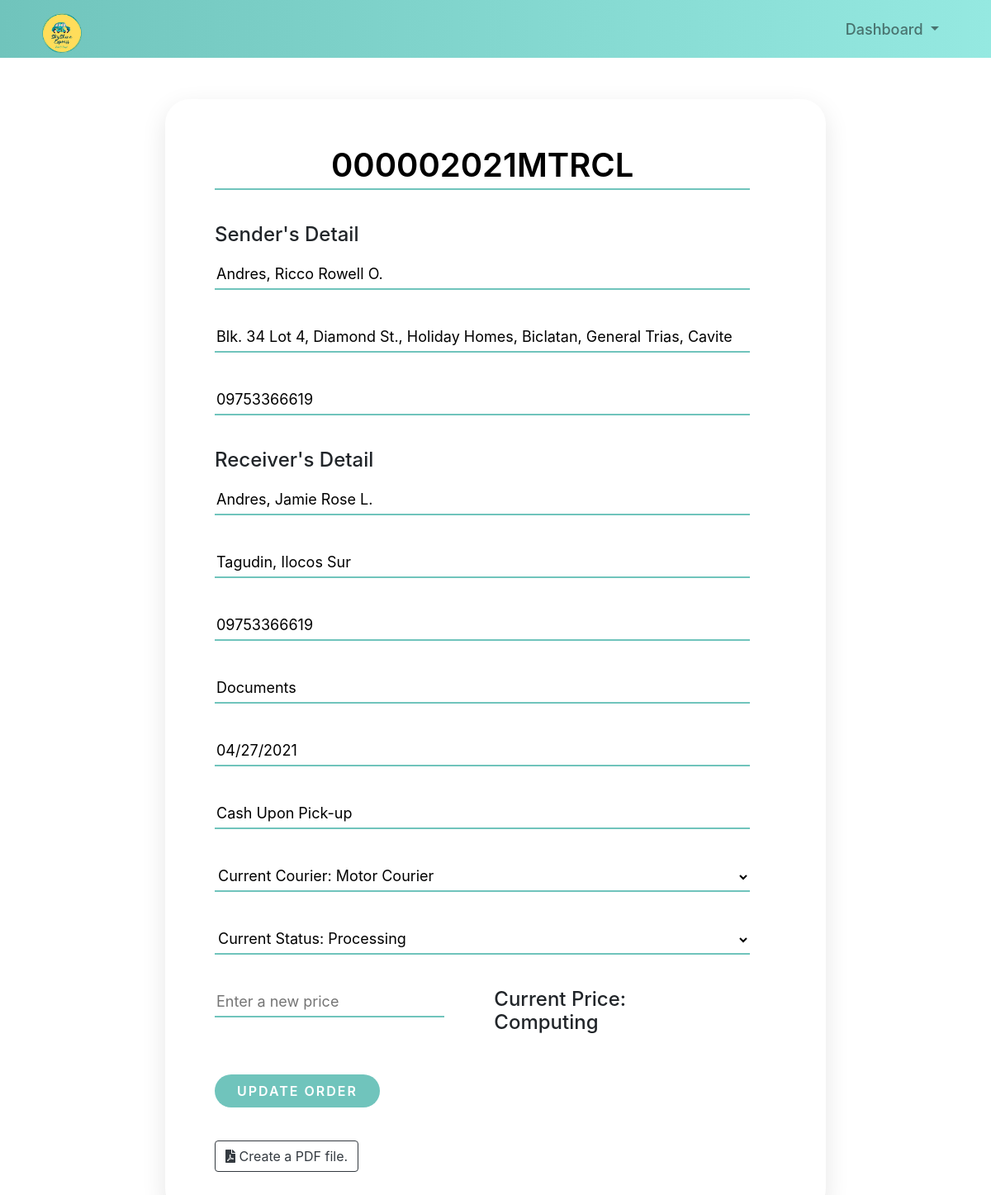
The app's page /urls/admin/updateRecord.php?receiptNo=000002021MTRCL with its own data.
### tables this page shows
CREATE TABLE `servicerep` (
  `sID` int(11) NOT NULL,
  `sFName` varchar(45) DEFAULT NULL,
  `sMI` varchar(2) DEFAULT NULL,
  `sLName` varchar(45) DEFAULT NULL,
  `sAddress` varchar(500) DEFAULT NULL,
  `sCNum` varchar(12) DEFAULT NULL,
  `rFName` varchar(45) DEFAULT NULL,
  `rMI` varchar(2) DEFAULT NULL,
  `rLName` varchar(45) DEFAULT NULL,
  `rAddress` varchar(500) DEFAULT NULL,
  `rCNum` varchar(12) DEFAULT NULL,
  `courier` varchar(45) DEFAULT NULL,
  `deliveryDate` varchar(45) DEFAULT NULL,
  `dateReceived` varchar(45) DEFAULT NULL,
  `packContent` text DEFAULT NULL,
  `modePayment` varchar(45) DEFAULT NULL,
  `status` varchar(100) DEFAULT NULL,
  `price` varchar(45) DEFAULT NULL,
  `receiptNo` varchar(45) DEFAULT NULL
);

### config/config.php (called while the page is built, shortened)
<?php
class Model{
    private $servername = "localhost";
    private $username = "root";
    private $password = "";
    private $dbname = "ssre_databse";
    private $conn;
    function __construct(){
        $this->conn = new mysqli($this->servername , $this->username , $this->password , $this->dbname);
        if($this->conn->connect_error){
            echo 'Connection Failed';
        }
        else {
            return $this->conn;
        }
    }
    public function displayOrderDetails($orderNumber){
        $sql = "SELECT * FROM servicerep WHERE receiptNo = '$orderNumber'";
        $result = $this->conn->query($sql);
        if($result->num_rows>0){
            while($row = $result->fetch_assoc()){
                $data[] = $row;
            }
            return $data;
        } else {
            return null;
        }
    }
    public function countNewOrders(){
        $sql = "SELECT COUNT(*) as allOrders FROM servicerep WHERE status = 'Processing' AND price = 'Computing'";
        $result = $this->conn->query($sql);
        if($result){
            $data = $result->fetch_assoc();
            return $data['allOrders'];
        }
        else{
            echo 'failed';
        }
    }
}

### urls/admin/updateRecord.php (the view, shortened to what this page needs)
<?php
    include '../../config/config.php';
    $task = new Model();
    $allNewOrders = $task->countNewOrders();
?>
<!DOCTYPE html>
<html lang="en">
<head>
    <link rel="stylesheet" href="../../css/updateRecord-style.css">
    <link rel="stylesheet" href="https://maxcdn.bootstrapcdn.com/bootstrap/4.0.0/css/bootstrap.min.css">
    <link rel="stylesheet" href="https://cdn.datatables.net/1.10.24/css/jquery.dataTables.min.css">
    <link rel="stylesheet" href="https://cdn.datatables.net/1.10.24/css/dataTables.bootstrap4.min.css">
    <link rel="stylesheet" href="https://cdnjs.cloudflare.com/ajax/libs/twitter-bootstrap/4.5.2/css/bootstrap.css">
    <link rel="stylesheet" href="https://pro.fontawesome.com/releases/v5.10.0/css/all.css"/>
</head>
<body>
    <section id="nav-bar">
        <nav class="navbar navbar-expand-lg navbar-light bg-light">
            <div class="container">
                <a class="navbar-brand" href="#">
                    <img src="../../css/img/Logo.png" alt="">
                </a>
                <div class="collapse navbar-collapse" id="navbarNavDropdown">
                    <ul class="navbar-nav ml-auto">
                        <li class="nav-item dropdown">
                            <a class="nav-link dropdown-toggle" href="#" id="navbarDropdownMenuLink" role="button" data-bs-toggle="dropdown" aria-expanded="false">
                              Dashboard
                            </a>
                    </ul>
                </div>
            </div>
        </nav>
    </section>
    <?php
        if(@$_GET['receiptNo']){
            $displayOrder = $task->displayOrderDetails($_GET['receiptNo']);
            if(!empty($displayOrder)){
                foreach($displayOrder as $data){
                    $order = $data['receiptNo'];
                    $status = $data['status'];
                    $modeOfPayment = $data['modePayment'];
                    $deliveryDate = $data['deliveryDate'];
                    $courier = $data['courier'];
                    $sName = $data['sLName'] . ', ' . $data['sFName'] . ' ' . $data['sMI'];
                    $sAddress = $data['sAddress'];
                    $sContact = $data['sCNum'];
                    $rName = $data['rLName'] . ', ' . $data['rFName'] . ' ' . $data['rMI'];
                    $rAddress = $data['rAddress'];
                    $rContact = $data['rCNum'];
                    $content = $data['packContent'];
                    $price = $data['price'];
    ?>
                    <section id="forms">
                        <form action="" method="post">
                            <div class="container">
                                <div class="contact-form row">
                                    <div class="form-field col-md-11">
                                        <input id="receiptNo" class="input-text" type="text" value="<?= $order ?>" name="receiptNo" readonly style="text-align: center; font-weight:600; font-size: 40px">
                                    </div>
                                    <div class="form-field col-md-11">
                                        <label for="#sName">
                                            <h4>Sender's Detail</h4>
                                        </label>
                                        <input id="sName" name="sName" class="input-text" type="text" value="<?= $sName ?>" required="" readonly>
                                    </div>
                                    <div class="form-field col-md-11">
                                        <input id="sAddress" name="sAddress" class="input-text" type="text" value="<?= $sAddress ?>" required="" readonly>
                                    </div>
                                    <div class="form-field col-md-11">
                                        <input id="sContact" name="sContact" class="input-text" type="text" value="<?= $sContact ?>" required="" readonly>
                                    </div>
                                    <div class="form-field col-md-11">
                                        <label for="#rName">
                                            <h4>Receiver's Detail</h4>
                                        </label>
                                        <input id="rName" name="rName" class="input-text" type="text" value="<?= $rName?>" required="" readonly>
                                    </div>
                                    <div class="form-field col-md-11">
                                        <input id="rAddress" name="rAddress" class="input-text" type="text" value="<?= $rAddress ?>" required="" readonly>
                                    </div>
                                    <div class="form-field col-md-11">
                                        <input id="rContact" name="rContact" class="input-text" type="text" value="<?= $rContact ?>" required="" readonly>
                                    </div>
                                    <div class="form-field col-md-11">
                                        <input id="package" name="package" class="input-text" type="text" value="<?= $content ?>" required="" readonly>
                                    </div>
                                    <div class="form-field col-md-11">
                                        <input id="dDate" name="dDate" class="input-text" type="text" value="<?= $deliveryDate ?>" required="" readonly>
                                    </div>
                                    <div class="form-field col-lg-11">
                                        <input id="modePayment" name="modePayment" class="input-text" type="text" value="<?= $modeOfPayment ?>" required="" readonly>
                                    </div>
                                    <div class="form-field col-lg-11">
                                        <select class="input-text" aria-label="Default select example" name="courier" required="">
                                            <option selected disabled value="">Current Courier: <?= $courier?></option>
                                        </select>
                                    </div>
                                    <div class="form-field col-lg-11">
                                        <select class="input-text" aria-label="Default select example" name="status" required="">
                                            <option disabled selected value="">Current Status: <?= $status ?></option>
                                        </select>
                                    </div>
                                    <div class="form-field col-lg-5">
                                        <input id="temp" class="input-text" type="number" name="price" placeholder="Enter a new price" required="">
                                    </div>
                                    <div class="form-field col-lg-5">
                                        <h4>Current Price: <?= $price ?></h4>
                                    </div>
                                    <div class="form-field col-lg-5">
                                        <input name="updateOrder" type="submit" class="submit-btn" value="Update Order">
                                    </div>
                                    <div class="form-field col-lg-10">
                                        <button class="btn btn-outline-dark" type="button" data-bs-toggle="collapse" data-bs-target="#collapseExample" aria-expanded="false" aria-controls="collapseExample">
                                            <i class="fas fa-file-pdf"></i> Create a PDF file.
                                        </button>
                                    </div>
                                </div>
                            </div>
                        </form>
                    </section>
    <?php
                }
            }
        }
    ?>
</body>
</html>

### css/updateRecord-style.css (style rules this page uses)
#nav-bar { position: sticky; top: 0; z-index: 10; }
.navbar { background-image: linear-gradient(to left, #95e9e1, #70c4bc); padding: 0 !important; }
.navbar img { width: 30%; }
.navbar-nav li { padding: 0 10px; }
.navbar-nav li a { font-size: large; font-weight: 500; }
#forms { max-width: 800px; margin: 50px auto; position: relative; box-shadow: 0 10px 30px 0px rgba(0, 0, 0, 0.1); padding: 30px; border-radius: 30px; }
.contact-form .form-field { position: relative; margin: 20px 15px; }
.contact-form .input-text { display: block; width: 100%; height: 36px; border-width: 0 0 2px 0; border-color: #70c4bc; font-size: 18px; line-height: 26px; font-weight: 400; background: none; }
.contact-form .input-text:focus, .contact-form .submit-btn { outline: none; }
.contact-form .submit-btn { display: inline-block; background: #70c4bc; color: #ffffff; text-transform: uppercase; letter-spacing: 2px; font-size: 16px; padding: 8px 16px; border: none; width: 200px; cursor: pointer; border-radius: 40px; font-weight: 600; }
.contact-form .form-field #receiptNo { text-align: center; font-weight: Bold; font-size: 40px; height: 60px; background: none; }

### records on screen
servicerep: receiptNo "000002021MTRCL", sName "Andres, Ricco Rowell O.", sAddress "Blk. 34 Lot 4, Diamond St., Holiday Homes, Biclatan, General Trias, Cavite", sContact "09753366619", rName "Andres, Jamie Rose L.", rAddress "Tagudin, Ilocos Sur", rContact "09753366619", package "Documents", dDate "04/27/2021", modePayment "Cash Upon Pick-up", price "Computing"
